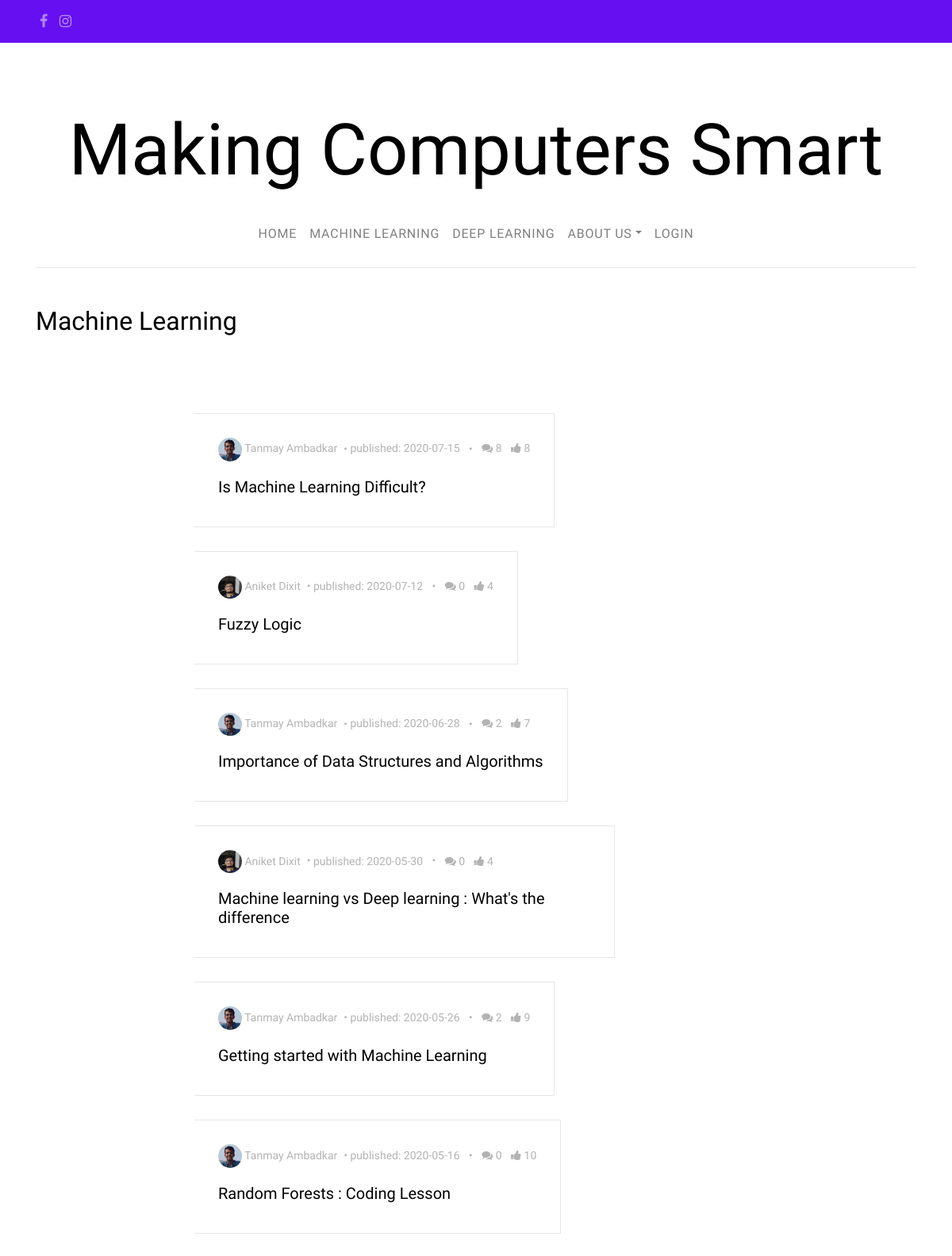
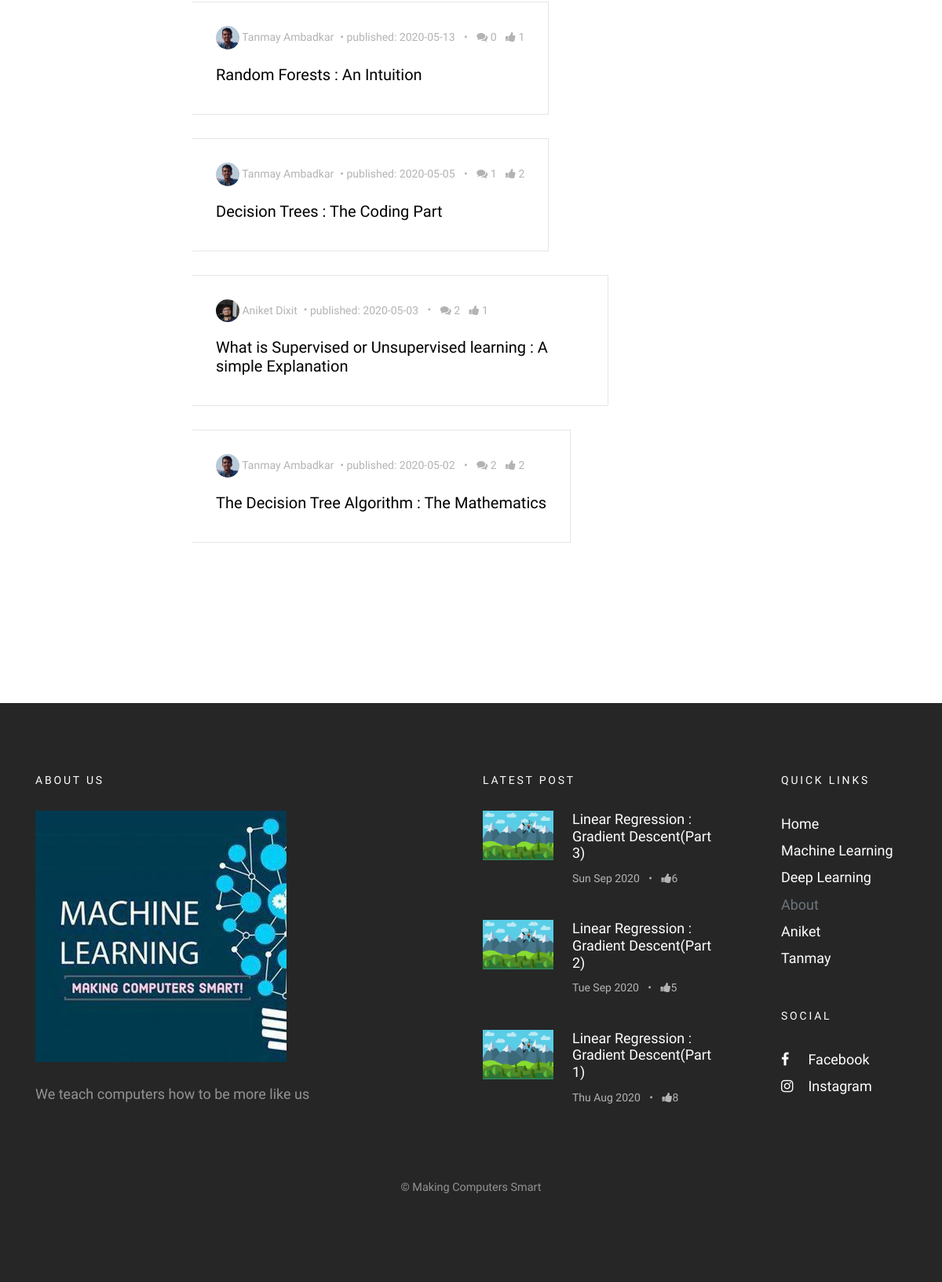
The app's page /posts/ML/, older data (2 pictures, top to bottom).
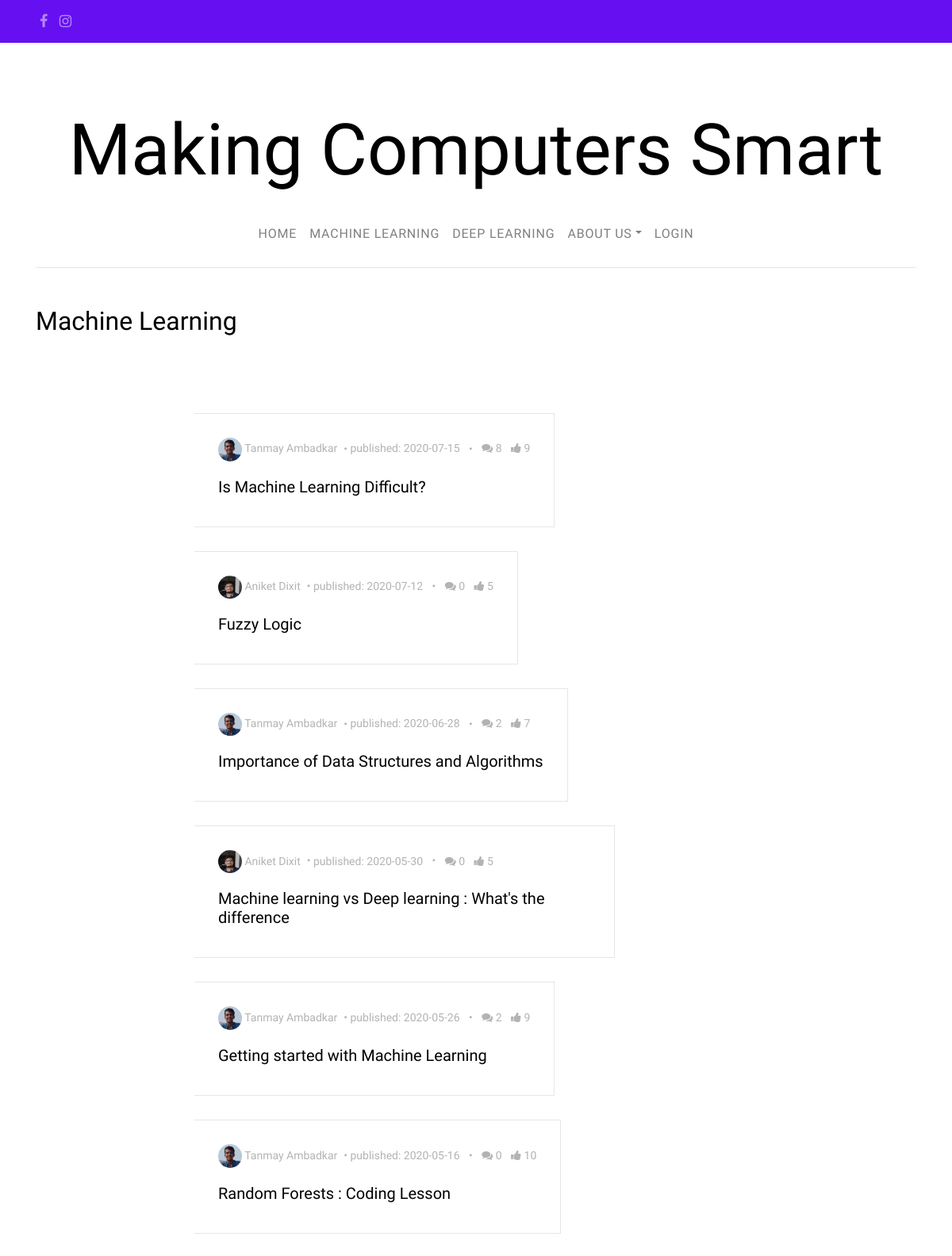
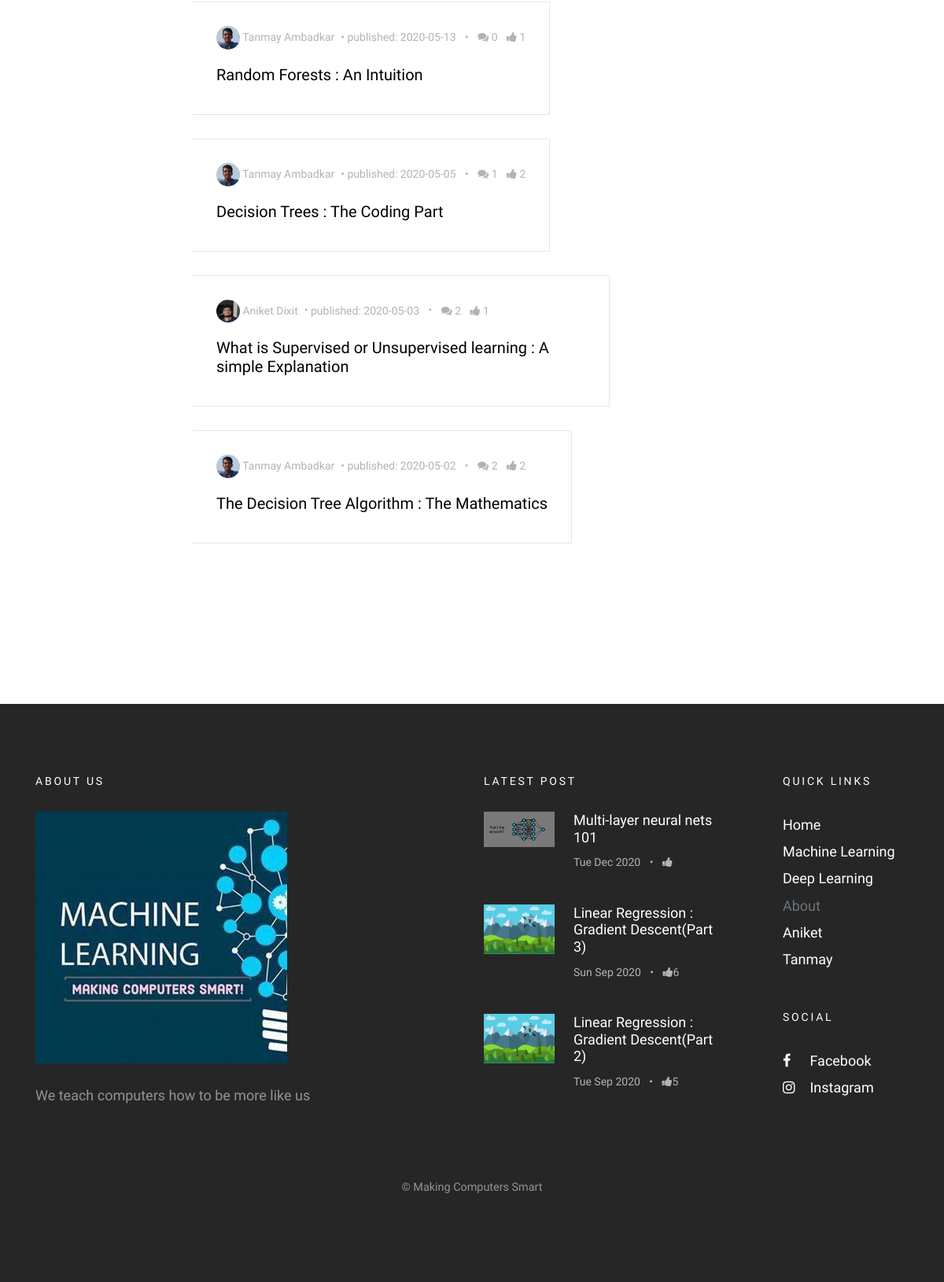
The same page, newer data (2 pictures, top to bottom).
### blog/models.py (models this page shows, shortened)
class Post(models.Model):
    types = (
        ('D', 'Deep Learning'),
        ('M', 'Machine Learning'),
    )
    author = models.ForeignKey('UserProfileInfo', on_delete = models.CASCADE)
    title = models.CharField(max_length = 200)
    cover_img = models.ImageField(upload_to = 'cover_image', blank = True)
    text = models.TextField()
    created_date = models.DateTimeField(default = timezone.now)
    published_date = models.DateTimeField(blank = True, null = True)
    type = models.CharField(max_length = 1, choices = types, blank = True)
    meta_tag = models.CharField(max_length = 160, blank = True)
    def approve_comments(self):
        return self.comments.filter(approved_comment=True)
    def get_total_likes(self):
        return self.likes.users.count()

class UserProfileInfo(models.Model):
    user = models.OneToOneField(User, on_delete= models.CASCADE)
    profile_img = models.ImageField(upload_to = 'profile_pics', blank = True)
    cover_image = models.ImageField(upload_to = 'cover_profile_img', blank = True)
    description = models.TextField(blank = True)
    writeup = models.TextField(blank = True)
    instagram = models.URLField(blank = True)
    facebook = models.URLField(blank = True)
    github = models.URLField(blank = True)
    linkedin = models.URLField(blank = True)
    email = models.EmailField(blank = True)

class Like(models.Model):
    post = models.OneToOneField(Post, related_name = 'likes', on_delete=models.CASCADE)
    users = models.ManyToManyField(User, related_name='requirement_post_likes')
    created_at = models.DateTimeField(auto_now_add=True)
    updated_at = models.DateTimeField(auto_now=True)

### blog/views.py (the view)
# urls.py: path('posts/ML/', PostListView_ML.as_view(), name = 'post_list_ML'),
class PostListView_ML(TemplateView, TemplateResponseMixin):
    template_name = 'post_list_ML.html'
    def get_context_data(self, **kwargs):
         context = super(PostListView_ML, self).get_context_data(**kwargs)
         context['posts'] = Post.objects.filter(type__startswith = 'M').order_by('-published_date')
         context['topthree'] = Post.objects.filter(published_date__lte = timezone.now()).order_by('-published_date')[:3]
         return context

### blog/templates/blog/post_list_ML.html (shortened to what this page needs)
{% extends "blog/base.html" %}
{% block content %}
<section class="site-section pt-5">
  <div class="container">
    <div class="row mb-4">
      <div class="col-md-6">
        <h2 class="mb-4">Machine Learning</h2>
      </div>
    </div>
    <div class="row blog-entries">
      <div class="col-md-12 col-lg-8 main-content">
        <div class="row mb-5 mt-5">
          <div class="col-md-12">
              {% for post in posts %}
		{% if post.published_date %}
              <div class="post-entry-horzontal">
                <a href="{% url 'post_detail' pk=post.pk %}">
                  <span class="text">
                    <div class="post-meta">
                      <span class="author mr-2"><img src="/media/{{post.author.profile_img}}" alt="Colorlib">  {{post.author.user.first_name}} {{post.author.user.last_name}}</span>&bullet;
                      <span class="mr-2">published: {{post.published_date|date:"Y-m-d"}}</span> &bullet;
                      <span class="ml-2"><span class="fa fa-comments"></span> {{post.approve_comments.count}}</span>
		      <span class="ml-2"><span class="fa fa-thumbs-up"></span> {{post.get_total_likes}}</span>
                    </div>
                    <h2>{{ post.title }}</h2>
                  </span>
                </a>
              </div>
		{% endif %}
              {% endfor %}
          </div>
        </div>
      </div>
    </div>
  </div>
</section>
{% endblock %}
{% block footerblock %}
    {% for post in topthree %}
    <ul>
      <li>
        <a href="{% url 'post_detail' pk=post.pk %}">
          <img src="/media/{{post.cover_img}}" alt="Image placeholder" class="mr-4">
          <div class="text">
            <h4>{{post.title}}</h4>
            <div class="post-meta">
              <span class="mr-2">{{ post.published_date|date:"D M Y"}} </span> &bullet;
              <span class="ml-2"><span class="fa fa-thumbs-up"></span>{{post.get_total_likes}}</span>
            </div>
          </div>
        </a>
      </li>
    </ul>
    {% endfor %}
{% endblock  %}

### blog/templates/blog/base.html (shortened to what this page needs)
{% load static %}
{% load socialaccount %}
{% load pwa %}
<!DOCTYPE html>
<html lang="en" dir="ltr">
    <head>
        <link rel="stylesheet" href="{% static 'css/animate.css' %}"-->
        <link rel="stylesheet" href="{% static 'css/owl.carousel.min.css' %}">
	<link rel="stylesheet" href="{% static 'css/owlscroll.css' %}">
        <link rel="stylesheet" href="{% static 'fonts/fontawesome/css/font-awesome.min.css' %}">
        <link rel="stylesheet" href="{% static 'css/bootstrap.css' %}" >
        <link rel="stylesheet" href="{% static 'css/style.css' %}">
    </head>
    <body>
        <div class="wrap">
            <header role="banner">
            <div class="top-bar">
              <div class="container">
                <div class="row">
                  <div class="col-10 social">
                      <a href="https://www.facebook.com/makingcomputerssmart/" target="_blank" rel="noreferrer"><span class="fa fa-facebook"></span></a>
                      <a href="http://instagram.com/making_computers_smart" target="_blank" rel="noreferrer"><span class="fa fa-instagram"></span></a>
                  </div>
                  <div class="col-2 social">
                  </div>
                </div>
              </div>
            </div>
            <div class="container logo-wrap">
              <div class="row pt-5">
                <div class="col-12 text-center">
                  <h1 class="site-logo"><a href="{% url 'home' %}" rel="noreferrer">Making Computers Smart</a></h1>
                </div>
              </div>
            </div>
            <nav class="navbar navbar-expand-md navbar-light">
              <div class="container">
                <div class="collapse navbar-collapse" id="navbarMenu">
                  <ul class="navbar-nav mx-auto">
                    <li class="nav-item">
                      <a class="nav-link" href="{% url 'home' %}" rel="noreferrer">Home</a>
                    </li>
                    <li class="nav-item">
                      <a class="nav-link" href="{% url 'post_list_ML' %}" rel="noreferrer">Machine Learning</a>
                    </li>
                    <li class="nav-item">
                      <a class="nav-link" href="{% url 'post_list_DL' %}" rel="noreferrer">Deep Learning</a>
                    </li>
                    <li class="nav-item dropdown">
                        <span class="nav-link dropdown-toggle" id="dropdown04" data-toggle="dropdown" aria-haspopup="true" aria-expanded="false">About Us</span>
                    </li>
                    {% if user.is_superuser %}
                    <li>
                        <a href="{% url 'post_new' %}" class = 'nav-link'>New</a>
                    </li>
                    <li>
                        <a href="{% url 'post_draft_list' %}" class = 'nav-link'>Drafts</a>
                    </li>
                    <li>
                        <a href="{% url 'logout' %}" class = 'nav-link'>Logout</a>
                    </li>
                    {% elif user.is_authenticated %}
                        <li class="nav-item">
                          <a class="nav-link disabled" href="#">Welcome {{user.first_name}} {{user.last_name}}</a>
                        </li>
                        <li><a href="{% url 'logout' %}" class = 'nav-link'>Logout</a></li>
                    {% else %}
                            <a href="{% url 'login' %}" class = 'nav-link' rel="noreferrer">
                                Login
                            </a>
                    {% endif %}
                  </ul>
                </div>
              </div>
            </nav>
          </header>
              {% block content %}
              {% endblock  %}
         <footer class="site-footer">
        <div class="container">
          <div class="row mb-5">
            <div class="col-md-4">
              <h3>About Us</h3>
              <p class="mb-4">
                <img src="{% static 'images/mainimage.jpg' %}" alt="Image placeholder" class="img-fluid">
              </p>
              <p>We teach computers how to be more like us</p>
            </div>
            <div class="col-md-6 ml-auto">
              <div class="row">
                <div class="col-md-7">
                  <h3>Latest Post</h3>
                  <div class="post-entry-sidebar">
                    {% block footerblock %}
                    {% endblock %}
                  </div>
                </div>
                <div class="col-md-1"></div>
                <div class="col-md-4">
                  <div class="mb-5">
                    <h3>Quick Links</h3>
                    <ul class="list-unstyled">
                      <li><a href="{% url 'home' %}" rel="noreferrer">Home</a></li>
                      <li><a href="{% url 'post_list_ML' %}" rel="noreferrer">Machine Learning</a></li>
                      <li><a href="{% url 'post_list_DL' %}" rel="noreferrer">Deep Learning</a></li>
                      <li> About
                          <ul class="list-inline">
                              <li><a href="{% url 'aniket' %}" rel="noreferrer">Aniket</a></li>
                              <li><a href="{% url 'tanmay' %}" rel="noreferrer">Tanmay</a></li>
                          </ul>
                      </li>
                    </ul>
                  </div>
                  <div class="mb-5">
                    <h3>Social</h3>
                    <ul class="list-unstyled footer-social">
                      <li><a href="https://www.facebook.com/makingcomputerssmart/" target="_blank" rel="noreferrer"><span class="fa fa-facebook"></span> Facebook</a></li>
                      <li><a href="http://instagram.com/making_computers_smart" target="_blank" rel="noreferrer"><span class="fa fa-instagram"></span> Instagram</a></li>
                    </ul>
                  </div>
                </div>
              </div>
            </div>
          </div>
          <div class="row">
            <div class="col-md-12 text-center">
              <p class="small">
		 &copy; Making Computers Smart
            </p>
            </div>
          </div>
        </div>
      </footer>
               </div>
    </body>
</html>

### static/css/style.css (style rules this page uses)
body { background: #ccc url("../images/photography.png") repeat; font-family: "Inconsolata", SFMono-Regular, Menlo, Monaco, Consolas, "Liberation Mono", "Courier New", monospace; font-weight: 300; font-size: 18px; line-height: 1.9; color: #6c757d; }
a { -webkit-transition: .3s all ease; -o-transition: .3s all ease; transition: .3s all ease; text-decoration: none; }
h1, h2, h3, h4, h5 { color: #000; font-family: "Josefin Sans", -apple-system, BlinkMacSystemFont, "Segoe UI", Roboto, "Helvetica Neue", Arial, sans-serif, "Apple Color Emoji", "Segoe UI Emoji", "Segoe UI Symbol", "Noto Color Emoji"; }
.wrap { max-width: 1250px; margin: 0 auto; background: #fff; -webkit-box-shadow: 0 0 40px 0 rgba(0, 0, 0, 0.1); box-shadow: 0 0 40px 0 rgba(0, 0, 0, 0.1); }
header { position: relative; top: 0; left: 0; width: 100%; z-index: 5; font-weight: 400; background: #fff !important; }
header .navbar-collapse { position: relative; }
header .navbar { padding-top: 0; padding-bottom: 0; background: transparent !important; }
header .navbar .nav-link { padding: 1.7rem 1rem; font-size: 16px; outline: none !important; text-transform: uppercase; letter-spacing: .05em; }
.site-logo a { color: #000; font-size: 90px; }
.top-bar { background: #6610f2; padding: 10px 0; }
.top-bar .social a, .top-bar .search-icon a { color: #fff; opacity: .5; padding: 5px; }
.top-bar .social { text-align: left; }
.navbar .container > div { border-bottom: 1px solid #e6e6e6; }
.site-section { padding: 7em 0; }
.blog-entries .post-meta { margin-bottom: 20px; font-size: 14px; color: #b3b3b3; }
.blog-entries .post-meta .author img { width: 30px; border-radius: 50%; display: inline-block; }
.post-entry-horzontal { margin-bottom: 30px; }
.post-entry-horzontal a { overflow: hidden; display: table; position: relative; top: 0; -webkit-transition: .1s all ease; -o-transition: .1s all ease; transition: .1s all ease; }
.post-entry-horzontal a .image, .post-entry-horzontal a .text { display: table-cell; vertical-align: middle; }
.post-entry-horzontal a .text { padding: 30px; width: calc(100 - 200px); border: 1px solid #e6e6e6; border-left: none; }
.post-entry-horzontal a .text h2 { font-size: 20px; }
.post-entry-sidebar .post-meta { font-size: 14px; color: #b3b3b3; }
.post-entry-sidebar ul { padding: 0; margin: 0; }
.post-entry-sidebar ul li { list-style: none; padding: 0 0 20px 0; margin: 0 0 20px 0; }
.post-entry-sidebar ul li a { display: table; }
.post-entry-sidebar ul li a img { width: 90px; }
.post-entry-sidebar ul li a img, .post-entry-sidebar ul li a .text { display: table-cell; vertical-align: middle; }
.post-entry-sidebar ul li a .text h4 { font-size: 18px; }
.site-footer { background-size: cover; background-position: center center; background-repeat: no-repeat; padding: 5em 0; background: #262626; }
.site-footer .post-entry-sidebar ul li a h4 { color: #fff; }
.site-footer .footer-social li a > span { width: 30px; }
.site-footer a { color: #fff; }
.site-footer h3 { color: #fff; margin-bottom: 30px; font-size: 14px; text-transform: uppercase; letter-spacing: .2em; }
.site-footer p { color: rgba(255, 255, 255, 0.5); }

Row changes from the older to the newer data that the page shows:
no longer on this page (row unchanged): Post: cover_img (picture), title "Linear Regression : Gradient Descent(Part 1)", published_date "Thu Aug 2020", get_total_likes "8", shown under "LATEST POST"
computed for Post "Is Machine Learning Difficult?": get_total_likes "8" → "9"
computed for Post "Fuzzy Logic": get_total_likes "4" → "5"
computed for Post "Machine learning vs Deep learning : What's the difference": get_total_likes "4" → "5"
added Post: cover_img (picture), title "Multi-layer neural nets 101", published_date "Tue Dec 2020", shown under "LATEST POST"
